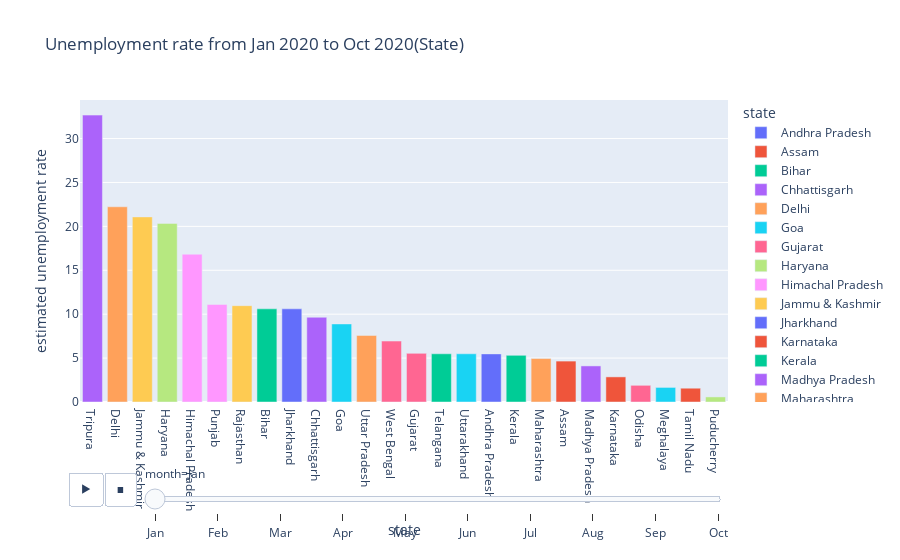

Notebook code cell kept with this figure:
### Code cell
fig = px.bar(df,x='state',y='estimated unemployment rate',animation_frame='month',color='state',
            title='Unemployment rate from Jan 2020 to Oct 2020(State)')

fig.update_layout(xaxis={'categoryorder':'total descending'})
fig.show()

### Figure 1 — Plotly figure (JSON) as saved in the notebook; plotly's stock layout.template omitted (floating-point values rounded to 4 significant figures)
{"data": [{"alignmentgroup": "True", "hovertemplate": "state=%{x}<br>month=Jan<br>estimated unemployment rate=%{y}<extra></extra>", "legendgroup": "Andhra Pradesh", "marker": {"color": "#636efa", "pattern": {"shape": ""}}, "name": "Andhra Pradesh", "offsetgroup": "Andhra Pradesh", "orientation": "v", "showlegend": true, "textposition": "auto", "type": "bar", "x": ["Andhra Pradesh"], "xaxis": "x", "y": [5.48], "yaxis": "y"}, {"alignmentgroup": "True", "hovertemplate": "state=%{x}<br>month=Jan<br>estimated unemployment rate=%{y}<extra></extra>", "legendgroup": "Assam", "marker": {"color": "#EF553B", "pattern": {"shape": ""}}, "name": "Assam", "offsetgroup": "Assam", "orientation": "v", "showlegend": true, "textposition": "auto", "type": "bar", "x": ["Assam"], "xaxis": "x", "y": [4.66], "yaxis": "y"}, {"alignmentgroup": "True", "hovertemplate": "state=%{x}<br>month=Jan<br>estimated unemployment rate=%{y}<extra></extra>", "legendgroup": "Bihar", "marker": {"color": "#00cc96", "pattern": {"shape": ""}}, "name": "Bihar", "offsetgroup": "Bihar", "orientation": "v", "showlegend": true, "textposition": "auto", "type": "bar", "x": ["Bihar"], "xaxis": "x", "y": [10.61], "yaxis": "y"}, {"alignmentgroup": "True", "hovertemplate": "state=%{x}<br>month=Jan<br>estimated unemployment rate=%{y}<extra></extra>", "legendgroup": "Chhattisgarh", "marker": {"color": "#ab63fa", "pattern": {"shape": ""}}, "name": "Chhattisgarh", "offsetgroup": "Chhattisgarh", "orientation": "v", "showlegend": true, "textposition": "auto", "type": "bar", "x": ["Chhattisgarh"], "xaxis": "x", "y": [9.65], "yaxis": "y"}, {"alignmentgroup": "True", "hovertemplate": "state=%{x}<br>month=Jan<br>estimated unemployment rate=%{y}<extra></extra>", "legendgroup": "Delhi", "marker": {"color": "#FFA15A", "pattern": {"shape": ""}}, "name": "Delhi", "offsetgroup": "Delhi", "orientation": "v", "showlegend": true, "textposition": "auto", "type": "bar", "x": ["Delhi"], "xaxis": "x", "y": [22.23], "yaxis": "y"}, {"alignmentgroup": "True", "hovertemplate": "state=%{x}<br>month=Jan<br>estimated unemployment rate=%{y}<extra></extra>", "legendgroup": "Goa", "marker": {"color": "#19d3f3", "pattern": {"shape": ""}}, "name": "Goa", "offsetgroup": "Goa", "orientation": "v", "showlegend": true, "textposition": "auto", "type": "bar", "x": ["Goa"], "xaxis": "x", "y": [8.89], "yaxis": "y"}, {"alignmentgroup": "True", "hovertemplate": "state=%{x}<br>month=Jan<br>estimated unemployment rate=%{y}<extra></extra>", "legendgroup": "Gujarat", "marker": {"color": "#FF6692", "pattern": {"shape": ""}}, "name": "Gujarat", "offsetgroup": "Gujarat", "orientation": "v", "showlegend": true, "textposition": "auto", "type": "bar", "x": ["Gujarat"], "xaxis": "x", "y": [5.54], "yaxis": "y"}, {"alignmentgroup": "True", "hovertemplate": "state=%{x}<br>month=Jan<br>estimated unemployment rate=%{y}<extra></extra>", "legendgroup": "Haryana", "marker": {"color": "#B6E880", "pattern": {"shape": ""}}, "name": "Haryana", "offsetgroup": "Haryana", "orientation": "v", "showlegend": true, "textposition": "auto", "type": "bar", "x": ["Haryana"], "xaxis": "x", "y": [20.34], "yaxis": "y"}, {"alignmentgroup": "True", "hovertemplate": "state=%{x}<br>month=Jan<br>estimated unemployment rate=%{y}<extra></extra>", "legendgroup": "Himachal Pradesh", "marker": {"color": "#FF97FF", "pattern": {"shape": ""}}, "name": "Himachal Pradesh", "offsetgroup": "Himachal Pradesh", "orientation": "v", "showlegend": true, "textposition": "auto", "type": "bar", "x": ["Himachal Pradesh"], "xaxis": "x", "y": [16.83], "yaxis": "y"}, {"alignmentgroup": "True", "hovertemplate": "state=%{x}<br>month=Jan<br>estimated unemployment rate=%{y}<extra></extra>", "legendgroup": "Jammu & Kashmir", "marker": {"color": "#FECB52", "pattern": {"shape": ""}}, "name": "Jammu & Kashmir", "offsetgroup": "Jammu & Kashmir", "orientation": "v", "showlegend": true, "textposition": "auto", "type": "bar", "x": ["Jammu & Kashmir"], "xaxis": "x", "y": [21.08], "yaxis": "y"}, {"alignmentgroup": "True", "hovertemplate": "state=%{x}<br>month=Jan<br>estimated unemployment rate=%{y}<extra></extra>", "legendgroup": "Jharkhand", "marker": {"color": "#636efa", "pattern": {"shape": ""}}, "name": "Jharkhand", "offsetgroup": "Jharkhand", "orientation": "v", "showlegend": true, "textposition": "auto", "type": "bar", "x": ["Jharkhand"], "xaxis": "x", "y": [10.61], "yaxis": "y"}, {"alignmentgroup": "True", "hovertemplate": "state=%{x}<br>month=Jan<br>estimated unemployment rate=%{y}<extra></extra>", "legendgroup": "Karnataka", "marker": {"color": "#EF553B", "pattern": {"shape": ""}}, "name": "Karnataka", "offsetgroup": "Karnataka", "orientation": "v", "showlegend": true, "textposition": "auto", "type": "bar", "x": ["Karnataka"], "xaxis": "x", "y": [2.86], "yaxis": "y"}, {"alignmentgroup": "True", "hovertemplate": "state=%{x}<br>month=Jan<br>estimated unemployment rate=%{y}<extra></extra>", "legendgroup": "Kerala", "marker": {"color": "#00cc96", "pattern": {"shape": ""}}, "name": "Kerala", "offsetgroup": "Kerala", "orientation": "v", "showlegend": true, "textposition": "auto", "type": "bar", "x": ["Kerala"], "xaxis": "x", "y": [5.31], "yaxis": "y"}, {"alignmentgroup": "True", "hovertemplate": "state=%{x}<br>month=Jan<br>estimated unemployment rate=%{y}<extra></extra>", "legendgroup": "Madhya Pradesh", "marker": {"color": "#ab63fa", "pattern": {"shape": ""}}, "name": "Madhya Pradesh", "offsetgroup": "Madhya Pradesh", "orientation": "v", "showlegend": true, "textposition": "auto", "type": "bar", "x": ["Madhya Pradesh"], "xaxis": "x", "y": [4.11], "yaxis": "y"}, {"alignmentgroup": "True", "hovertemplate": "state=%{x}<br>month=Jan<br>estimated unemployment rate=%{y}<extra></extra>", "legendgroup": "Maharashtra", "marker": {"color": "#FFA15A", "pattern": {"shape": ""}}, "name": "Maharashtra", "offsetgroup": "Maharashtra", "orientation": "v", "showlegend": true, "textposition": "auto", "type": "bar", "x": ["Maharashtra"], "xaxis": "x", "y": [4.95], "yaxis": "y"}, {"alignmentgroup": "True", "hovertemplate": "state=%{x}<br>month=Jan<br>estimated unemployment rate=%{y}<extra></extra>", "legendgroup": "Meghalaya", "marker": {"color": "#19d3f3", "pattern": {"shape": ""}}, "name": "Meghalaya", "offsetgroup": "Meghalaya", "orientation": "v", "showlegend": true, "textposition": "auto", "type": "bar", "x": ["Meghalaya"], "xaxis": "x", "y": [1.66], "yaxis": "y"}, {"alignmentgroup": "True", "hovertemplate": "state=%{x}<br>month=Jan<br>estimated unemployment rate=%{y}<extra></extra>", "legendgroup": "Odisha", "marker": {"color": "#FF6692", "pattern": {"shape": ""}}, "name": "Odisha", "offsetgroup": "Odisha", "orientation": "v", "showlegend": true, "textposition": "auto", "type": "bar", "x": ["Odisha"], "xaxis": "x", "y": [1.9], "yaxis": "y"}, {"alignmentgroup": "True", "hovertemplate": "state=%{x}<br>month=Jan<br>estimated unemployment rate=%{y}<extra></extra>", "legendgroup": "Puducherry", "marker": {"color": "#B6E880", "pattern": {"shape": ""}}, "name": "Puducherry", "offsetgroup": "Puducherry", "orientation": "v", "showlegend": true, "textposition": "auto", "type": "bar", "x": ["Puducherry"], "xaxis": "x", "y": [0.58], "yaxis": "y"}, {"alignmentgroup": "True", "hovertemplate": "state=%{x}<br>month=Jan<br>estimated unemployment rate=%{y}<extra></extra>", "legendgroup": "Punjab", "marker": {"color": "#FF97FF", "pattern": {"shape": ""}}, "name": "Punjab", "offsetgroup": "Punjab", "orientation": "v", "showlegend": true, "textposition": "auto", "type": "bar", "x": ["Punjab"], "xaxis": "x", "y": [11.11], "yaxis": "y"}, {"alignmentgroup": "True", "hovertemplate": "state=%{x}<br>month=Jan<br>estimated unemployment rate=%{y}<extra></extra>", "legendgroup": "Rajasthan", "marker": {"color": "#FECB52", "pattern": {"shape": ""}}, "name": "Rajasthan", "offsetgroup": "Rajasthan", "orientation": "v", "showlegend": true, "textposition": "auto", "type": "bar", "x": ["Rajasthan"], "xaxis": "x", "y": [10.97], "yaxis": "y"}, {"alignmentgroup": "True", "hovertemplate": "state=%{x}<br>month=Jan<br>estimated unemployment rate=%{y}<extra></extra>", "legendgroup": "Tamil Nadu", "marker": {"color": "#EF553B", "pattern": {"shape": ""}}, "name": "Tamil Nadu", "offsetgroup": "Tamil Nadu", "orientation": "v", "showlegend": true, "textposition": "auto", "type": "bar", "x": ["Tamil Nadu"], "xaxis": "x", "y": [1.57], "yaxis": "y"}, {"alignmentgroup": "True", "hovertemplate": "state=%{x}<br>month=Jan<br>estimated unemployment rate=%{y}<extra></extra>", "legendgroup": "Telangana", "marker": {"color": "#00cc96", "pattern": {"shape": ""}}, "name": "Telangana", "offsetgroup": "Telangana", "orientation": "v", "showlegend": true, "textposition": "auto", "type": "bar", "x": ["Telangana"], "xaxis": "x", "y": [5.49], "yaxis": "y"}, {"alignmentgroup": "True", "hovertemplate": "state=%{x}<br>month=Jan<br>estimated unemployment rate=%{y}<extra></extra>", "legendgroup": "Tripura", "marker": {"color": "#ab63fa", "pattern": {"shape": ""}}, "name": "Tripura", "offsetgroup": "Tripura", "orientation": "v", "showlegend": true, "textposition": "auto", "type": "bar", "x": ["Tripura"], "xaxis": "x", "y": [32.67], "yaxis": "y"}, {"alignmentgroup": "True", "hovertemplate": "state=%{x}<br>month=Jan<br>estimated unemployment rate=%{y}<extra></extra>", "legendgroup": "Uttar Pradesh", "marker": {"color": "#FFA15A", "pattern": {"shape": ""}}, "name": "Uttar Pradesh", "offsetgroup": "Uttar Pradesh", "orientation": "v", "showlegend": true, "textposition": "auto", "type": "bar", "x": ["Uttar Pradesh"], "xaxis": "x", "y": [7.58], "yaxis": "y"}, {"alignmentgroup": "True", "hovertemplate": "state=%{x}<br>month=Jan<br>estimated unemployment rate=%{y}<extra></extra>", "legendgroup": "Uttarakhand", "marker": {"color": "#19d3f3", "pattern": {"shape": ""}}, "name": "Uttarakhand", "offsetgroup": "Uttarakhand", "orientation": "v", "showlegend": true, "textposition": "auto", "type": "bar", "x": ["Uttarakhand"], "xaxis": "x", "y": [5.49], "yaxis": "y"}, {"alignmentgroup": "True", "hovertemplate": "state=%{x}<br>month=Jan<br>estimated unemployment rate=%{y}<extra></extra>", "legendgroup": "West Bengal", "marker": {"color": "#FF6692", "pattern": {"shape": ""}}, "name": "West Bengal", "offsetgroup": "West Bengal", "orientation": "v", "showlegend": true, "textposition": "auto", "type": "bar", "x": ["West Bengal"], "xaxis": "x", "y": [6.94], "yaxis": "y"}], "layout": {"barmode": "relative", "legend": {"title": {"text": "state"}, "tracegroupgap": 0}, "sliders": [{"active": 0, "currentvalue": {"prefix": "month="}, "len": 0.9, "pad": {"b": 10, "t": 60}, "steps": [{"args": [["Jan"], {"frame": {"duration": 0, "redraw": true}, "fromcurrent": true, "mode": "immediate", "transition": {"duration": 0, "easing": "linear"}}], "label": "Jan", "method": "animate"}, {"args": [["Feb"], {"frame": {"duration": 0, "redraw": true}, "fromcurrent": true, "mode": "immediate", "transition": {"duration": 0, "easing": "linear"}}], "label": "Feb", "method": "animate"}, {"args": [["Mar"], {"frame": {"duration": 0, "redraw": true}, "fromcurrent": true, "mode": "immediate", "transition": {"duration": 0, "easing": "linear"}}], "label": "Mar", "method": "animate"}, {"args": [["Apr"], {"frame": {"duration": 0, "redraw": true}, "fromcurrent": true, "mode": "immediate", "transition": {"duration": 0, "easing": "linear"}}], "label": "Apr", "method": "animate"}, {"args": [["May"], {"frame": {"duration": 0, "redraw": true}, "fromcurrent": true, "mode": "immediate", "transition": {"duration": 0, "easing": "linear"}}], "label": "May", "method": "animate"}, {"args": [["Jun"], {"frame": {"duration": 0, "redraw": true}, "fromcurrent": true, "mode": "immediate", "transition": {"duration": 0, "easing": "linear"}}], "label": "Jun", "method": "animate"}, {"args": [["Jul"], {"frame": {"duration": 0, "redraw": true}, "fromcurrent": true, "mode": "immediate", "transition": {"duration": 0, "easing": "linear"}}], "label": "Jul", "method": "animate"}, {"args": [["Aug"], {"frame": {"duration": 0, "redraw": true}, "fromcurrent": true, "mode": "immediate", "transition": {"duration": 0, "easing": "linear"}}], "label": "Aug", "method": "animate"}, {"args": [["Sep"], {"frame": {"duration": 0, "redraw": true}, "fromcurrent": true, "mode": "immediate", "transition": {"duration": 0, "easing": "linear"}}], "label": "Sep", "method": "animate"}, {"args": [["Oct"], {"frame": {"duration": 0, "redraw": true}, "fromcurrent": true, "mode": "immediate", "transition": {"duration": 0, "easing": "linear"}}], "label": "Oct", "method": "animate"}], "x": 0.1, "xanchor": "left", "y": 0, "yanchor": "top"}], "title": {"text": "Unemployment rate from Jan 2020 to Oct 2020(State)"}, "updatemenus": [{"buttons": [{"args": [null, {"frame": {"duration": 500, "redraw": true}, "fromcurrent": true, "mode": "immediate", "transition": {"duration": 500, "easing": "linear"}}], "label": "&#9654;", "method": "animate"}, {"args": [[null], {"frame": {"duration": 0, "redraw": true}, "fromcurrent": true, "mode": "immediate", "transition": {"duration": 0, "easing": "linear"}}], "label": "&#9724;", "method": "animate"}], "direction": "left", "pad": {"r": 10, "t": 70}, "showactive": false, "type": "buttons", "x": 0.1, "xanchor": "right", "y": 0, "yanchor": "top"}], "xaxis": {"anchor": "y", "categoryarray": ["Andhra Pradesh", "Assam", "Bihar", "Chhattisgarh", "Delhi", "Goa", "Gujarat", "Haryana", "Himachal Pradesh", "Jammu & Kashmir", "Jharkhand", "Karnataka", "Kerala", "Madhya Pradesh", "Maharashtra", "Meghalaya", "Odisha", "Puducherry", "Punjab", "Rajasthan", "Sikkim", "Tamil Nadu", "Telangana", "Tripura", "Uttar Pradesh", "Uttarakhand", "West Bengal"], "categoryorder": "total descending", "domain": [0, 1], "title": {"text": "state"}}, "yaxis": {"anchor": "x", "domain": [0, 1], "title": {"text": "estimated unemployment rate"}}}}
